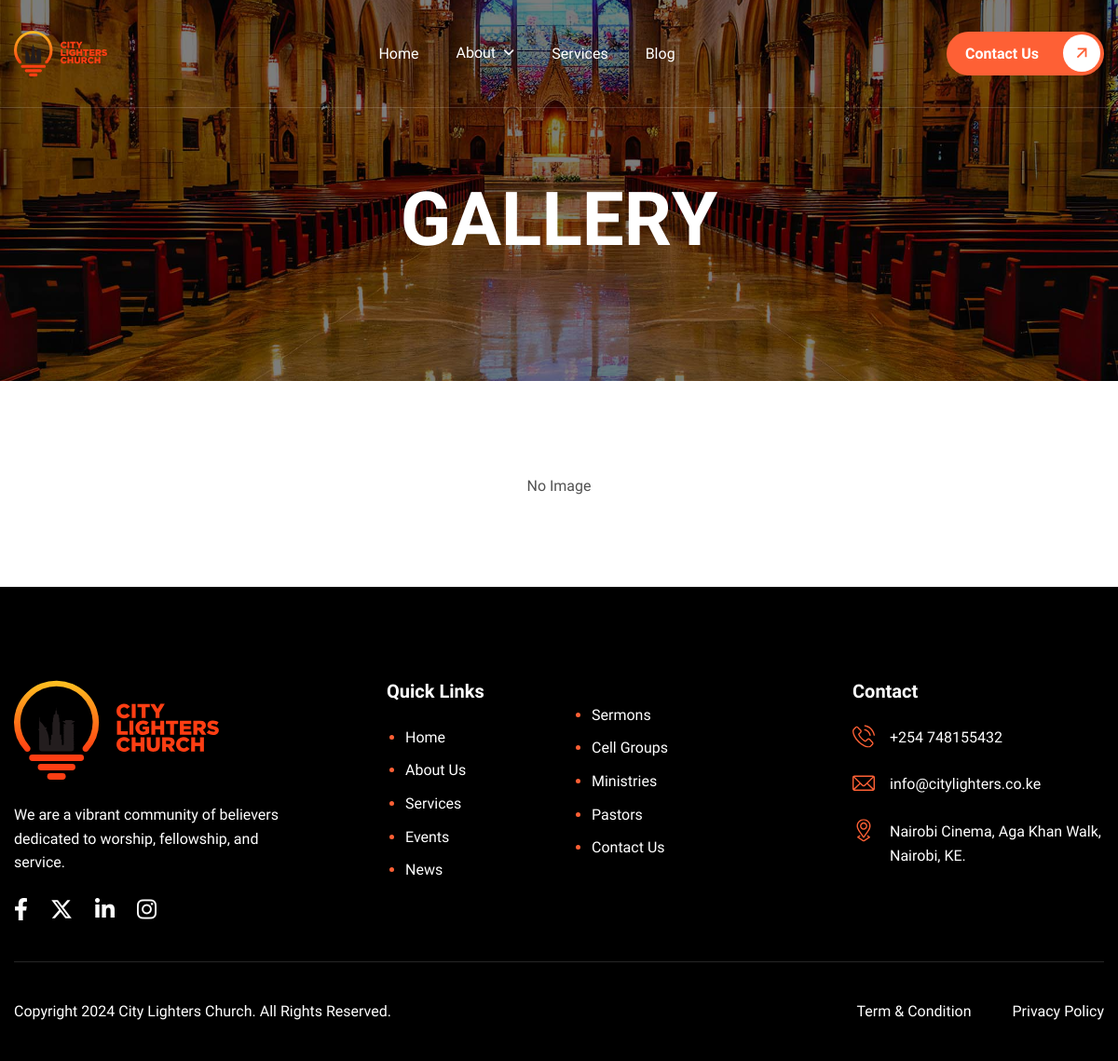
/galleries/, run on an earlier commit of the app's database.
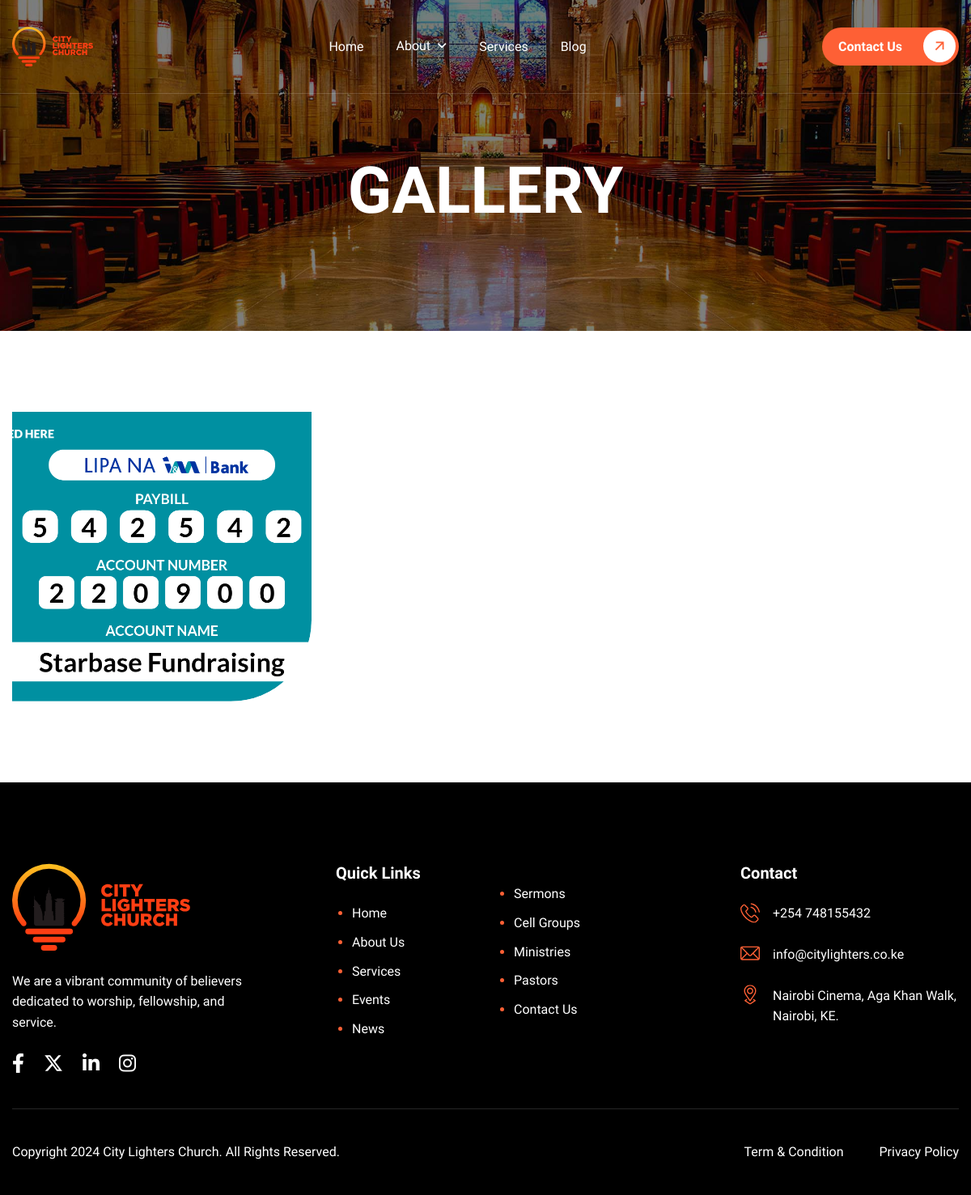
And on a later commit of the database.
### app/models.py (models this page shows, shortened)
class Gallery(models.Model):
    img = models.ImageField(upload_to="gallery/")
    is_active = models.BooleanField(default=True)
    created_at = models.DateTimeField(auto_now_add=True)
    updated_at = models.DateTimeField(auto_now=True)
    class Meta:
        ordering = ('is_active', 'created_at')
        verbose_name_plural = 'Galleries'

### app/views.py (the view)
# urls.py: path('galleries/', views.gallery, name='gallery'),
def gallery(request):
    paginator = Paginator(Gallery.objects.filter(is_active=True), 6)
    page_number = request.GET.get("page")
    page_obj = paginator.get_page(page_number)
    context = {
        'title': 'Gallery',
        'images': page_obj
    }
    return render(request, 'gallery.html', context)

### templates/gallery.html
{% extends 'base.html' %}
{% block content %}
	<div class="page-gallery">
		<div class="container">
            {% if images %}
			<div class="row gallery-items page-gallery-box">
                {% for image in images %}
                <div class="col-lg-4 col-6">
                    <div class="photo-gallery wow fadeInUp" data-cursor-text="View">
                        <a href="{{ image.img.url }}">
                            <figure class="image-anime">
                                <img src="{{ image.img.url }}" alt="{{ image.img.name }}">
                            </figure>
                        </a>
                    </div>
                </div>
                {% endfor %}
			</div>
             {% else %}
                <p class="text-center">No Image</p>
             {% endif %}
		</div>
	</div>
{% endblock %}

What changed in the data, as far as the page shows it:
added Gallery: img (picture)
Also different on the page:
text no longer shown: "No Image"
